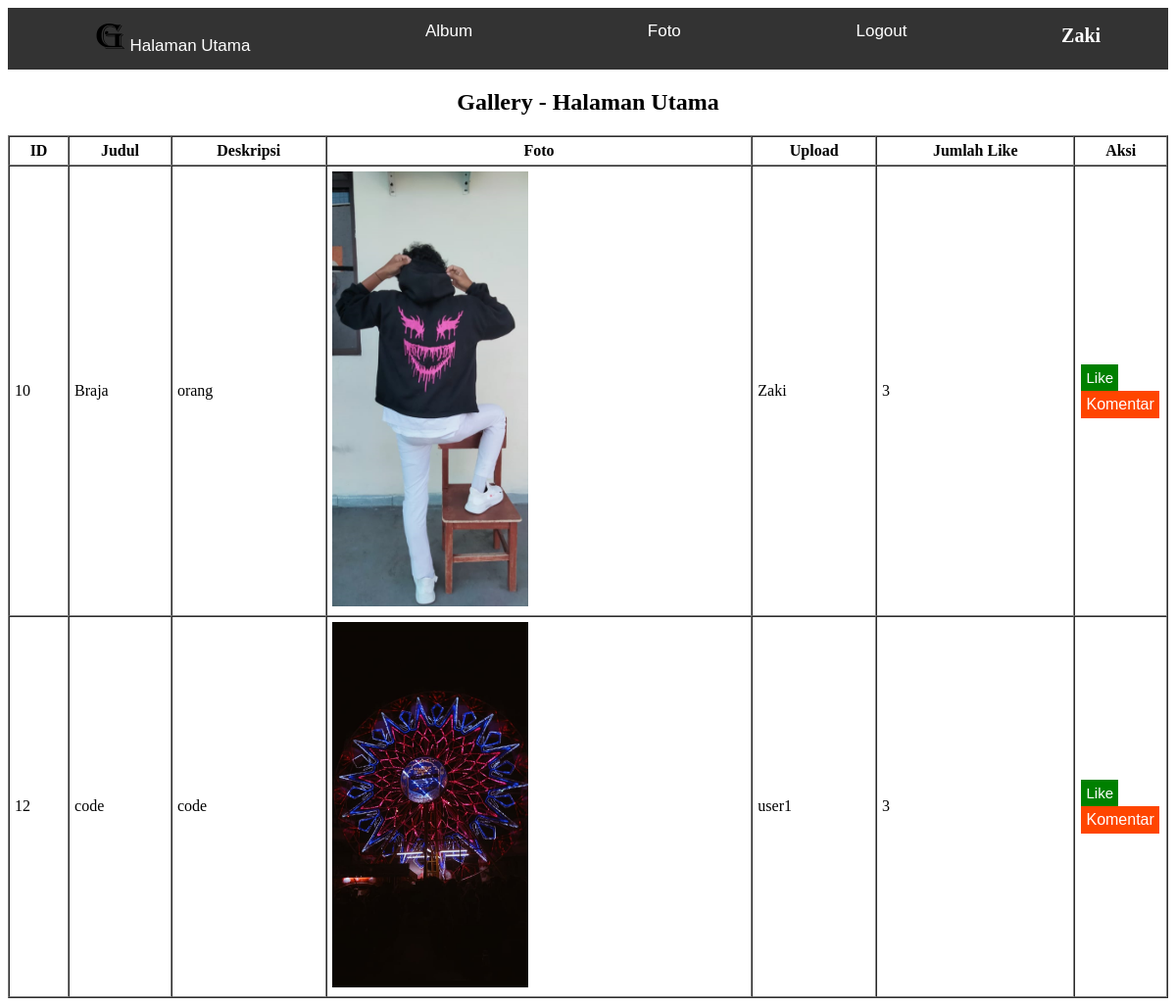
The page /index.php (signed in) on the database its author committed.
### tables this page shows
CREATE TABLE `foto` (
  `foto_id` int(11) NOT NULL,
  `judul_foto` varchar(255) NOT NULL,
  `deskripsi_foto` text NOT NULL,
  `tanggal_unggah` date NOT NULL,
  `lokasifile` varchar(255) NOT NULL,
  `album_id` int(11) NOT NULL,
  `user_id` int(11) NOT NULL
);

CREATE TABLE `user` (
  `user_id` int(11) NOT NULL,
  `username` varchar(255) NOT NULL,
  `password` varchar(255) NOT NULL,
  `email` varchar(255) NOT NULL,
  `nama_lengkap` varchar(255) NOT NULL,
  `alamat` text NOT NULL
);

### index.php (the view, shortened to what this page needs)
<!DOCTYPE html>
<html lang="en">
<head>
</head>
<body>
<?php
    if(!isset($_SESSION['user_id'])){
        include "relog.php";
    }else{
        include "navbar.php";
    }
    ?>
    <center><h2>Gallery - Halaman Utama</h2></center>
    <table border="1" width="100%" cellpadding="5" cellspacing="0">
        <tr>
            <th>ID</th>
            <th>Judul</th>
            <th>Deskripsi</th>
            <th>Foto</th>
            <th>Upload</th>
            <th>Jumlah Like</th>
            <th>Aksi</th>
        </tr>
        <?php
        include "koneksi.php";
        $query = mysqli_query($koneksi, "SELECT * FROM foto,user WHERE foto.user_id=user.user_id");
        while($data = mysqli_fetch_array($query)){
            ?>
            <tr>
                <td><?=$data['foto_id']?></td>
                <td><?=$data['judul_foto']?></td>
                <td><?=$data['deskripsi_foto']?></td>
                <td>
                    <img src="gambar/<?=$data['lokasifile']?>" width="200px">
                </td>
                <td><?=$data['nama_lengkap']?></td>
                <td>
                    <?php
                    $foto_id = $data['foto_id'];
                    $query2 = mysqli_query($koneksi, "SELECT * FROM like_foto WHERE foto_id='$foto_id'");
                    echo mysqli_num_rows($query2);
                    ?>
                </td>
                <td class="href">
                    <a class="like" href="like.php?foto_id=<?=$data['foto_id']?>">Like</a>
                    <a class="comment" href="komentar.php?foto_id=<?=$data['foto_id']?>">Komentar</a>
                </td>
            </tr>
            <?php
        }
        ?>
    </table>
</body>
</html>

### navbar.php
<!DOCTYPE html>
<link rel="stylesheet" href="css/navbar.css">
<html>
<head>
</head>
<body>
<div class="navbar">
  <a href="index.php"><img src="css/icon.ico" width="30px" height="30px"> Halaman Utama</a>
  <a href="album.php">Album</a>
  <a href="foto.php">Foto</a>
  <a href="logout.php">Logout</a>
  <h2 class="text2"><?=$_SESSION['nama_lengkap']?></h2>
</div>
</body>
</html>

### css/navbar.css (style rules this page uses)
.text2 { font-size: 20px; color: white; }
.navbar { display: flex; justify-content: space-around; background-color: #333; }
.navbar a { color: white; padding: 14px 20px; text-decoration: none; text-align: center; font-size: 17px; }

### index.php (style rules this page uses)
.like { background-color: green; font-size: 15px; color: white; }
.comment { background-color: orangered; color: white; }
a { font-family: 'Lucida Sans', 'Lucida Sans Regular', 'Lucida Grande', 'Lucida Sans Unicode', Geneva, Verdana, sans-serif; margin-left:1px; padding: 5px; display: inline-block; text-decoration: none; }
.href { width: 8%; }

### rows shown on the page
foto: foto_id "10", judul_foto "Braja", deskripsi_foto "orang", lokasifile (picture), user.nama_lengkap "Zaki", mysqli_num_rows($query2) "3"
foto: foto_id "12", judul_foto "code", deskripsi_foto "code", lokasifile (picture), user.nama_lengkap "user1", mysqli_num_rows($query2) "3"

### other values the page prints
$_SESSION['nama_lengkap'] "Zaki"
